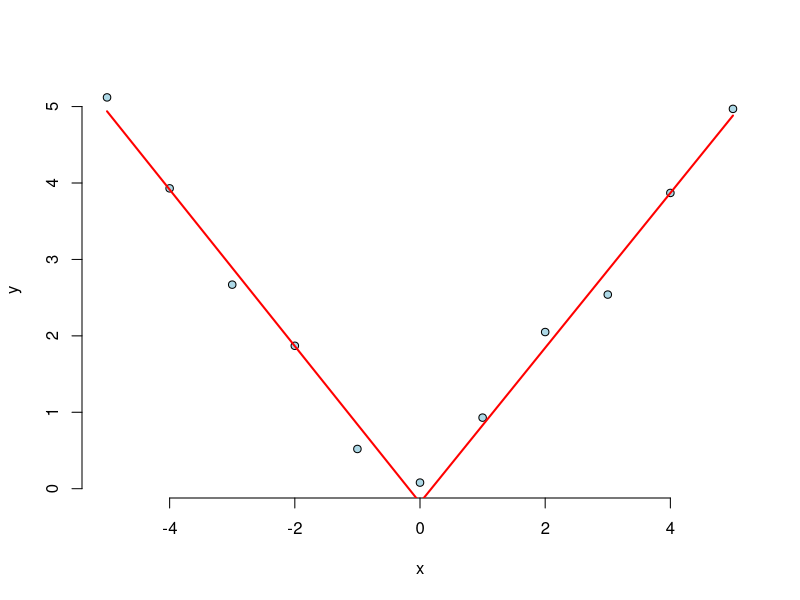

This figure's R source:
# 1
library(MASS)
fit <- glm(use~wind,family="binomial",data=shuttle)
exp(fit$coefficients)

# 2
fit2 <- glm(use~wind+magn,family="binomial",data=shuttle)
exp(fit2$coefficients)

# 3
shuttle$use.bin <- as.integer(shuttle$use) - 1
fit3 <- glm(I(1-use.bin)~wind,family="binomial",data=shuttle)
summary(fit3)
summary(fit)

# 4
head(InsectSprays)
fit4 <- glm(count~factor(spray)-1,family="poisson",data=InsectSprays)
exp(fit4$coefficients)
exp(fit4$coefficients)[1] / exp(fit4$coefficients)[2]

# 5
x <- -5:5
y <- c(5.12, 3.93, 2.67, 1.87, 0.52, 0.08, 0.93, 2.05, 2.54, 3.87, 4.97)
knots <- 0
splineTerms <- sapply(knots,function(knot)(x>knot)*(x-knot))
xMat <- cbind(x,splineTerms)
yhat <- predict(lm(y~xMat))
plot(x,y,frame=FALSE,pch=21,bg="lightblue")
lines(x,yhat,col="red",lwd=2)
summary(lm(y~xMat))
